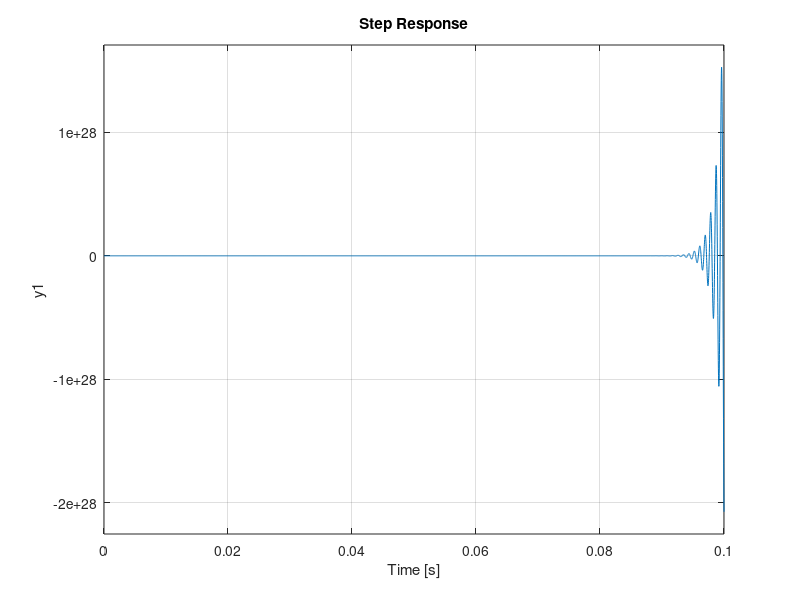

Source code (MATLAB):

W1 = tf([12000000],[1]);
W2 = tf([0.0065 1],[0.00065 1]);
W3 = tf([1], [0.000065 1]);
W4 = tf([124],[238 37.2 0]);

W12 = series(W1, W2);
W123 = series(W12, W3);
W1234 = feedback(W4,W123);
step(W1234, 0.1)
grid on

